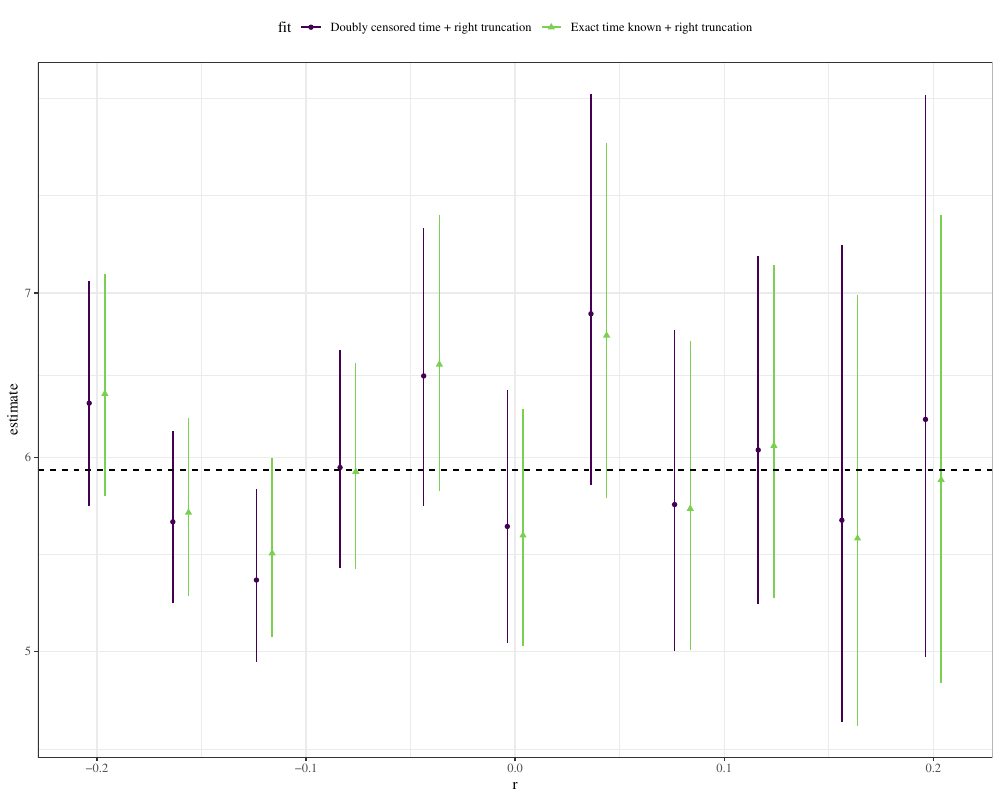

Generate this figure with R:
library(brms)
library(dplyr)
library(ggplot2); theme_set(theme_bw(base_family="Times"))
source("param.R")
source("R/apply_dynamic_correction.R")
load("rdacache/fit_exponential.rda")
load("rdacache/fit_exponential_doublecensor.rda")

r <- seq(-0.2, 0.2, length.out=11)
truemean <- exp(logmean + logsd^2/2)

ff_rtrunc <- rtrunc_model %>%
  apply_dynamic_correction(r=r, subsample=4000) %>%
  mutate(
    fit="Exact time known + right truncation"
  )

fit_exponential_doublecensor2 <- fit_exponential_doublecensor %>%
  mutate(
    fit="Doubly censored time + right truncation"
  )

ff_all <- bind_rows(
  ff_rtrunc,
  fit_exponential_doublecensor2
)

g1 <- ggplot(ff_all) +
  geom_point(aes(r, estimate, col=fit, shape=fit), position=position_dodge(0.015)) +
  geom_errorbar(aes(r, ymin=lwr, ymax=upr, col=fit), width=0, position=position_dodge(0.015)) +
  geom_hline(yintercept=truemean, lty=2) +
  scale_y_log10() +
  scale_color_viridis_d(end=0.8) +
  theme(
    legend.position = "top"
  )

ggsave("figure_doublecensor.pdf", g1, width=10, height=8)
ggsave("figure_doublecensor.png", g1, width=10, height=8)

